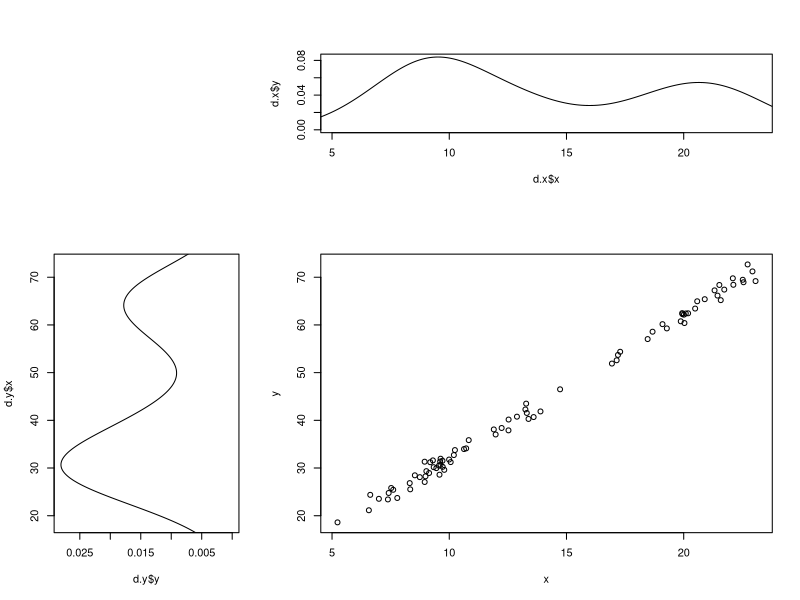

Reproduce this figure in R.
x <- c( rnorm(50,10,2), rnorm(30,20,2) ) 
y <- 2+3*x + rnorm(80)

d.x <- density(x)
d.y <- density(y)

layout( matrix( c(0,2,2,1,3,3,1,3,3),ncol=3) )

plot(d.x$x, d.x$y, xlim=range(x), type='l') 
plot(d.y$y, d.y$x, ylim=range(y), xlim=rev(range(d.y$y)), type='l') 
plot(x,y, xlim=range(x),   ylim=range(y) )